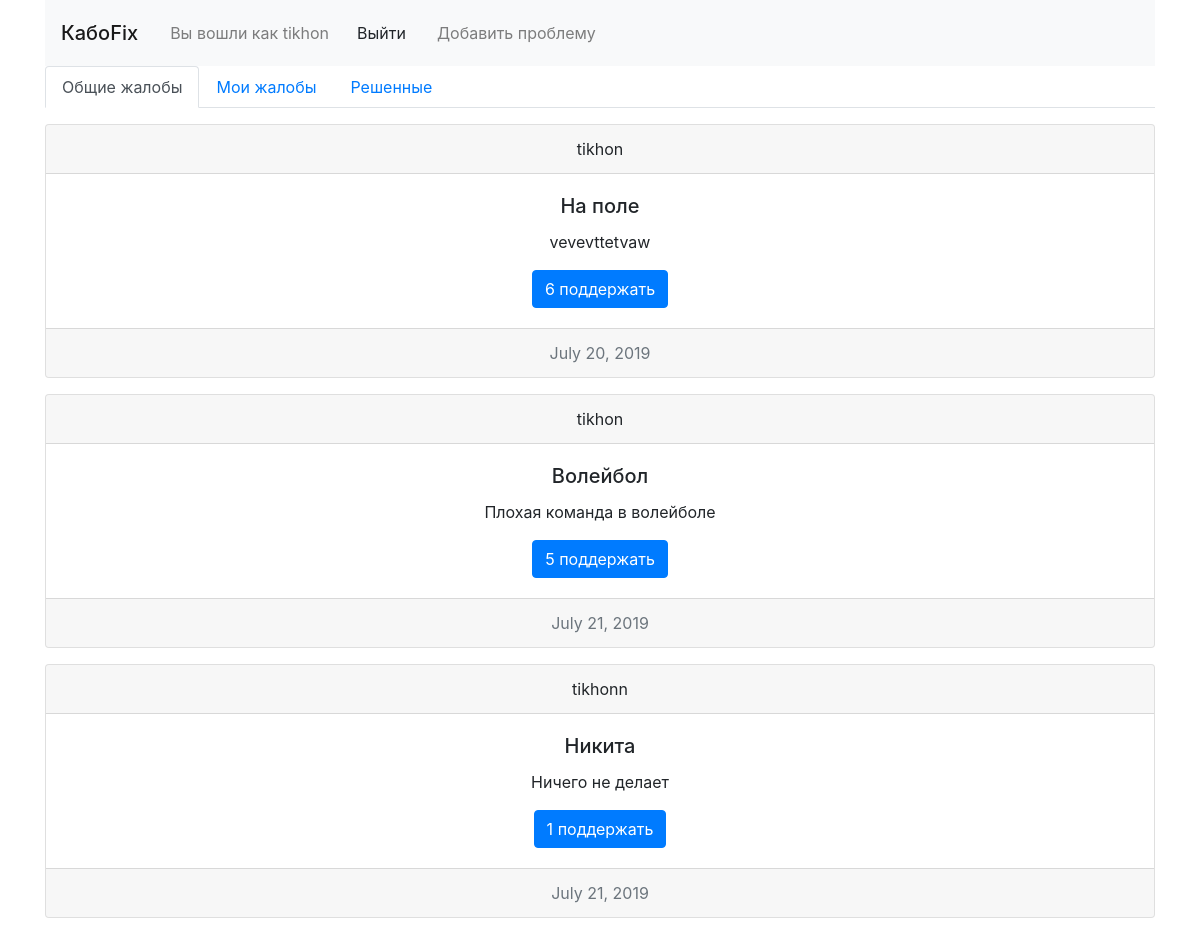
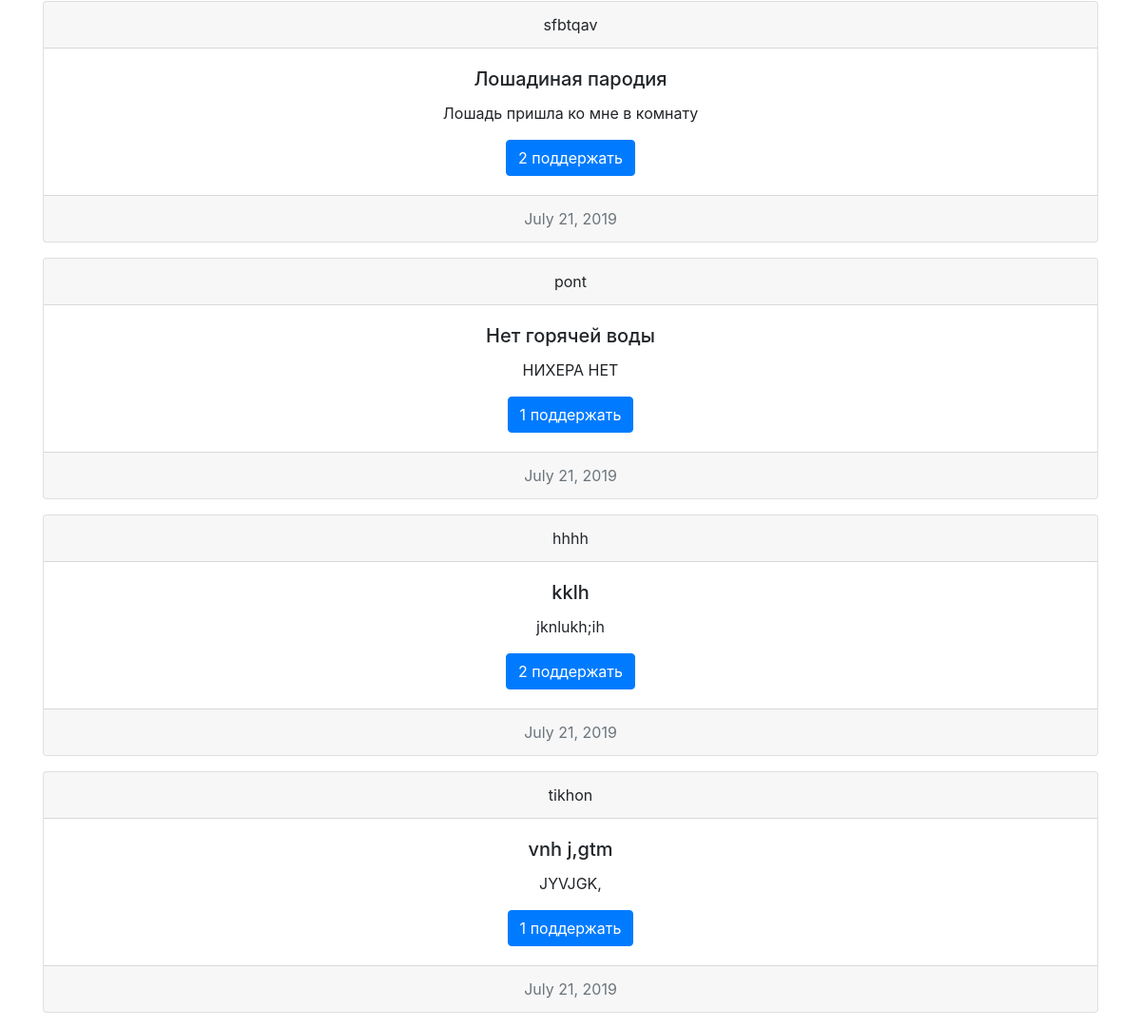
Screenshot of / (signed in) with the database file from the repository (2 pictures, top to bottom).
### myapp/models.py (models this page shows)
class Problem(models.Model):
    title = models.CharField(max_length=150, default="Без названия.")
    home = models.CharField(max_length=50, default="Вне домика")
    text = models.TextField()
    solved = models.BooleanField(default=False)
    author = models.ForeignKey(User, on_delete=models.CASCADE)
    likes = models.ManyToManyField(User,  related_name='liked')
    curator = models.ForeignKey(User, default=None, null=True, on_delete=models.CASCADE, related_name='curatored')
    date = models.DateField(("Date"), default=datetime.date.today)
    progress = models.BooleanField(default=False)
    def countlikes(self):
        return self.likes.count()

### myapp/views.py (the view, shortened to what this page needs)
# urls.py: path('', index),
def index(request):
    if request.user.is_authenticated:
        admin = check_moder(request)
        user = request.user.username
        problems = Problem.objects.filter(solved=False)
        myproblems = problems.filter(author=request.user)
        solvedproblems = Problem.objects.filter(solved=True)
        return render(request, "indexAuth.html", {'username': user, 'problems': problems, 'myproblems': myproblems,
                                                  'solvedproblems': solvedproblems})

### myapp/views.py (called while the page is built)
def check_moder(r):
    return r.user.groups.filter(name=MODER_GROUP_NAME).exists()

### myapp/templates/indexAuth.html (shortened to what this page needs)
{% extends "base.html" %}
{% block content %}
<span class="navbar-text">
      Вы вошли как {{ username }}
    </span>
<form style="margin-left: 15px;margin-right: 10px;" method="POST" action="/logout">
    <input type="submit" value="Выйти" class="btn btn-outline-default my-2 my-sm-0">
</form>
<div class="collapse navbar-collapse" id="navbarSupportedContent">
    <ul class="navbar-nav mr-auto">
        <li class="nav-item">
            <a class="nav-link" href="/addproblem">Добавить проблему</a>
        </li>
    </ul>
</div>
{% endblock %}
{% block nav %}
<ul class="nav nav-tabs" id="myTab" role="tablist">
    <li class="nav-item">
        <a class="nav-link active" id="home-tab" data-toggle="tab" href="#home" role="tab" aria-controls="home"
           aria-selected="true">Общие жалобы</a>
    </li>
    <li class="nav-item">
        <a class="nav-link" id="profile-tab" data-toggle="tab" href="#profile" role="tab" aria-controls="profile"
           aria-selected="false">Мои жалобы</a>
    </li>
    <li class="nav-item">
        <a class="nav-link" id="contact-tab" data-toggle="tab" href="#contact" role="tab" aria-controls="contact"
           aria-selected="false">Решенные</a>
    </li>
</ul>
<div class="tab-content" id="myTabContent">
    <div class="tab-pane fade show active" id="home" role="tabpanel" aria-labelledby="home-tab">
        {% for problem in problems %}
        <div class="card text-center">
            <div class="card-header">
                {{ problem.author }}
            </div>
            <div class="card-body">
                <h5 class="card-title">{{ problem.title }}</h5>
                <p class="card-text">{{ problem.text }}</p>
                <a href="/like?id={{ problem.id }}" class="btn btn-primary">{{ problem.countlikes }} поддержать</a>
            </div>
            <div class="card-footer text-muted">
                {{ problem.date }}
            </div>
        </div>
        {% endfor %}
    </div>
</div>
{% endblock %}

### rows the page displays
Problem: author "tikhon", title "На поле", text "vevevttetvaw", countlikes "6", date "July 20, 2019"
Problem: author "tikhon", title "Волейбол", text "Плохая команда в волейболе", countlikes "5", date "July 21, 2019"
Problem: author "tikhonn", title "Никита", text "Ничего не делает", countlikes "1", date "July 21, 2019"
Problem: author "sfbtqav", title "Лошадиная пародия", text "Лошадь пришла ко мне в комнату", countlikes "2", date "July 21, 2019"
Problem: author "pont", title "Нет горячей воды", text "НИХЕРА НЕТ", countlikes "1", date "July 21, 2019"
Problem: author "hhhh", title "kklh", text "jknlukh;ih", countlikes "2", date "July 21, 2019"
Problem: author "tikhon", title "vnh j,gtm", text "JYVJGK,", countlikes "1", date "July 21, 2019"

### other values shown
{{ username }} "tikhon"
